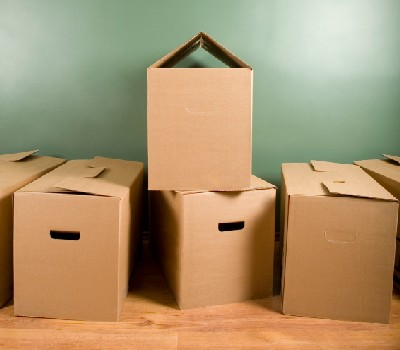
#> input picture data/img05.jpg, 400 x 350 px
$ python test_edge.py
#> lines starting #> are read from the running program, lines starting #| are printed output that depends on the picture
#| Image shape: (350, 400)
### python/myImageFilter.py
import numpy as np

def myImageFilter(img0, h):

    # Get image dimensions
    img_height, img_width = img0.shape
#> img_height = 350; img_width = 400

    h_height, h_width = h.shape

    # Calculate padding
    pad_height = h_height // 2
    pad_width = h_width // 2

    # Pad image using nearest pixel values
    img_pad = np.pad(
        img0,
        ((pad_height, pad_height), (pad_width, pad_width)),
        mode='edge'
    )
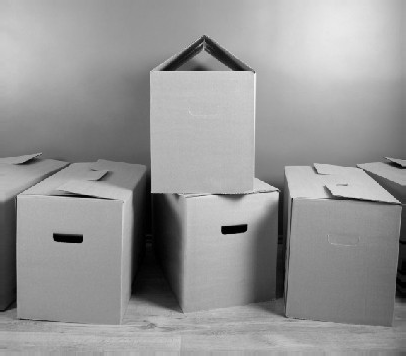
#> img_pad: shape (356, 406) float32; min 0, max 0.961, mean 0.589

    # Create output image
    img1 = np.zeros_like(img0, dtype=np.float32)

    # Flip filter for convolution
    h_flip = np.flip(h)

    # Apply filter
    for i in range(h_height):
        for j in range(h_width):
            img1 += h_flip[i, j] * img_pad[
                i:i + img_height,
                j:j + img_width
            ]

    return img1

### python/myEdgeFilter.py
import numpy as np
from scipy.signal.windows import gaussian # For signal.gaussian function
from myImageFilter import myImageFilter

def myEdgeFilter(img0, sigma):
    # Create Gaussian smoothing filter
    hsize = 2 * int(np.ceil(3 * sigma)) + 1

    # Create 1D Gaussian kernels
    h1 = gaussian(hsize, sigma)

    # Normalize Gaussian kernel
    h1 = h1 / np.sum(h1)

    # Create 2D Gaussian filter
    h = np.outer(h1, h1)

    # Smooth the image
    img_smooth = myImageFilter(img0, h)

    # Create Sobel filters
    # Sobel filter for x direction
    sobel_x = np.array([
        [-1, 0, 1],
        [-2, 0, 2],
        [-1, 0, 1]
    ], dtype=np.float32)

    # Sobel filter for y direction
    sobel_y = np.array([
        [-1, -2, -1],
        [ 0,  0,  0],
        [ 1,  2,  1]
    ], dtype=np.float32)

    # Calculate image gradients

    imgx = myImageFilter(img_smooth, sobel_x)
    imgy = myImageFilter(img_smooth, sobel_y)
#> after the loop in myImageFilter (call 3), `for i in range(h_height):`:
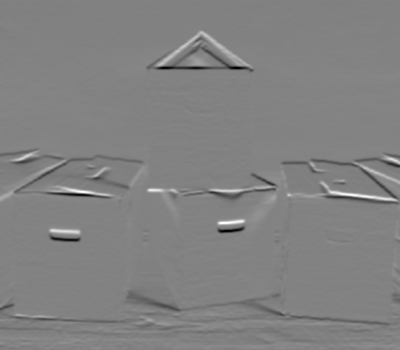
#> img1: shape (350, 400) float32; min -1.9, max 1.83, mean 0.00166; drawn with min black and max white

    # Gradient magnitude
    magnitude = np.sqrt(imgx ** 2 + imgy ** 2)
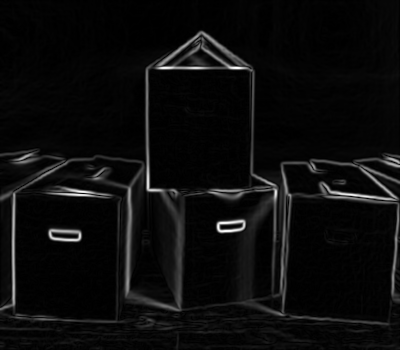
#> magnitude: shape (350, 400) float32; min 3.4e-06, max 1.9, mean 0.0925; drawn with min black and max white

    # Gradient angle
    angle = np.arctan2(imgy, imgx)
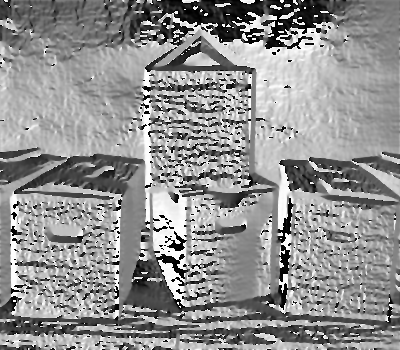
#> angle: shape (350, 400) float32; min -3.14, max 3.14, mean 0.422; drawn with min black and max white

    # Convert angle from radians to degrees
    angle = angle * 180 / np.pi

    # Make angles positive
    angle[angle < 0] += 180
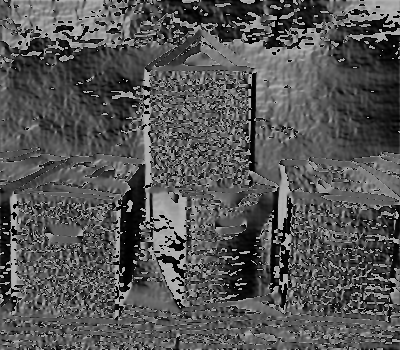
#> angle: shape (350, 400) float32; min 0.00186, max 180, mean 84.9

    # Non-maximum suppression

    img1 = np.zeros_like(magnitude)

    rows, cols = magnitude.shape
#> rows = 350; cols = 400

    # Ignore the outermost pixels
    for i in range(1, rows - 1):
        for j in range(1, cols - 1):
            a = angle[i, j]

            if (0 <= a < 22.5) or (157.5 <= a <= 180):
                # 0 degrees
                neighbor1 = magnitude[i, j - 1]
                neighbor2 = magnitude[i, j + 1]

            elif 22.5 <= a < 67.5:
                # 45 degrees
                neighbor1 = magnitude[i - 1, j + 1]
                neighbor2 = magnitude[i + 1, j - 1]

            elif 67.5 <= a < 112.5:
                # 90 degrees
                neighbor1 = magnitude[i - 1, j]
                neighbor2 = magnitude[i + 1, j]

            else:
                # 135 degrees
                neighbor1 = magnitude[i - 1, j - 1]
                neighbor2 = magnitude[i + 1, j + 1]

            # Keep pixel only if it is a local maximum

            if magnitude[i, j] >= neighbor1 and magnitude[i, j] >= neighbor2:
                img1[i, j] = magnitude[i, j]
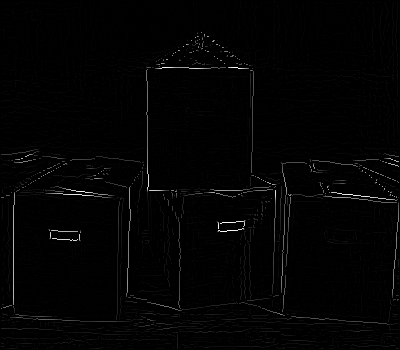
#> img1: shape (350, 400) float32; min 0, max 1.9, mean 0.025; drawn with min black and max white

    return img1

### python/test_edge.py
import cv2
import numpy as np
from myEdgeFilter import myEdgeFilter

# Read the image
img0 = cv2.imread('../data/img05.jpg', cv2.IMREAD_GRAYSCALE)

# Convert to float
img0 = np.float32(img0) / 255.0

# Create a simple 3x3 averaging filter
h = np.ones((3, 3), dtype=np.float32) / 9

print("Image shape:", img0.shape)
print("Filter shape:", h.shape)

# Apply the filter
img1 = myEdgeFilter(img0, sigma=1.0)

# Save the result
cv2.imwrite('results/edges5.jpg', np.uint8(img1 * 255))
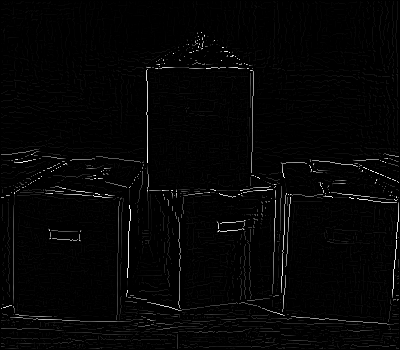
#> saved as edges5.jpg: shape (350, 400); min 0, max 255, mean 5

print("Filtering complete")
print("Saved edges as results/edges5.jpg")

$ run again, with data/img03.jpg copied over data/img05.jpg
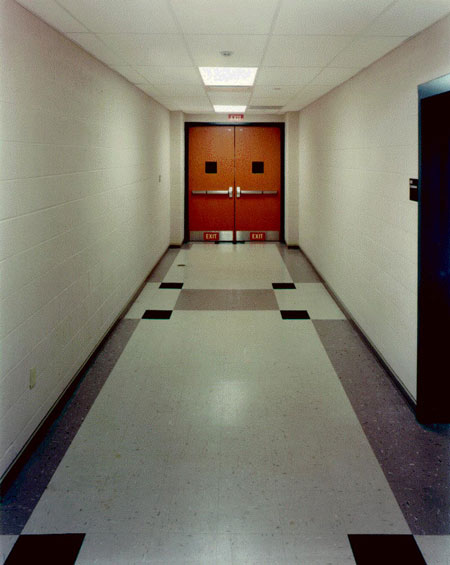
#> input picture data/img03.jpg, 450 x 565 px
#| Image shape: (565, 450)
#> img_pad: shape (567, 452) float32
#> after the loop in myImageFilter (call 3), `for i in range(h_height):`:
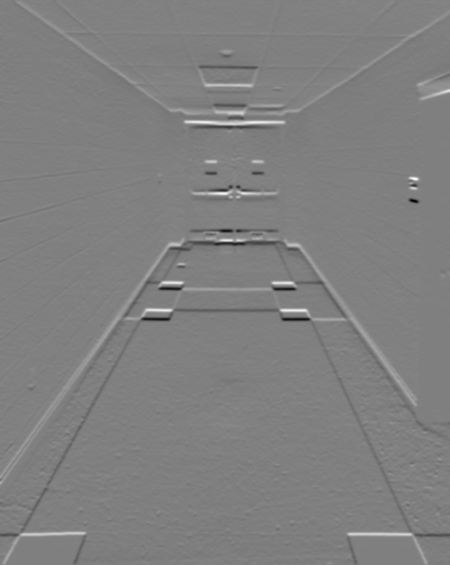
#> img1: shape (565, 450) float32; min -1.73, max 1.72, mean 0.0042; drawn with min black and max white
#> `cv2.imwrite('results/edges5.jpg', np.uint8(img1 * 255))`:
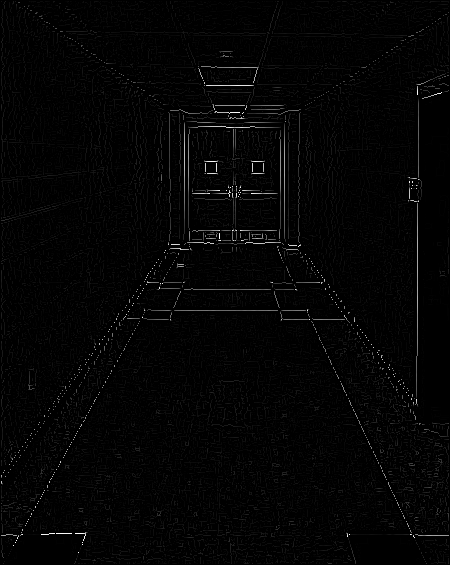
#> saved as edges5.jpg: shape (565, 450); min 0, max 255, mean 4.3
